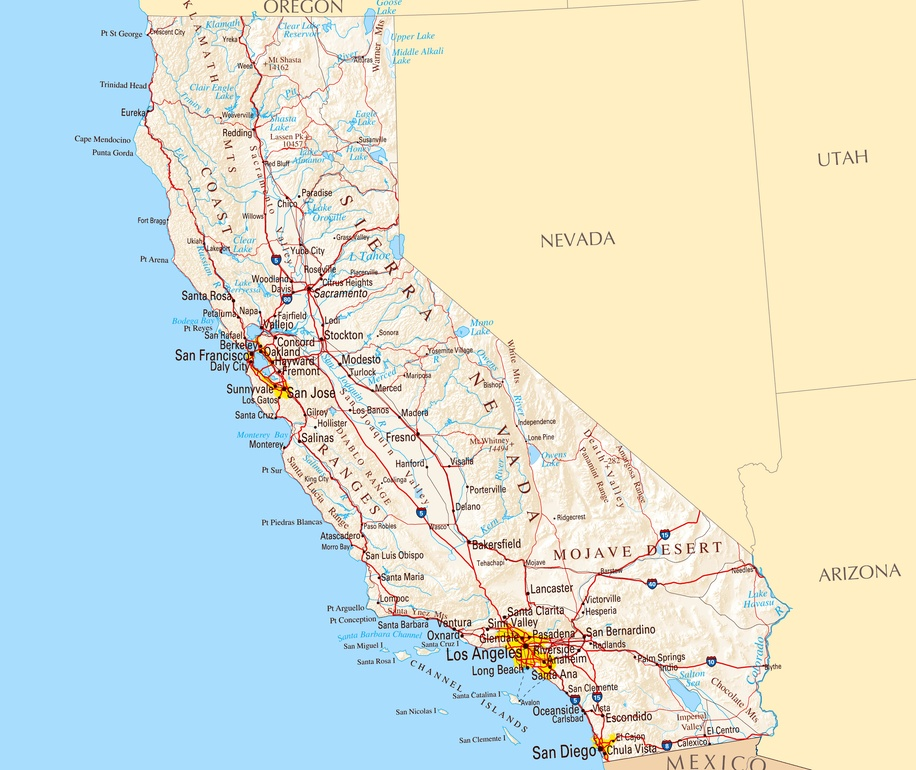
#> input picture images/freeway_map_california.jpg, 916 x 770 px, shrunk from 2457 x 2064 before the run, found by its file name
$ jupyter execute image_processing.ipynb
#> lines starting #> are read from the running program, lines starting #| are printed output that depends on the picture; after the words box and inside, x2 and y2 are one past the last pixel; in counts of white or black regions, pixels touching at a corner belong together
[cell 1]
import cv2
import numpy as np
import json

[cell 2]
def find_highlighted_pixels(image_path, threshold=200):
    # Load the image
#> called with threshold = 200
    image = cv2.imread(image_path)
#> image is the input picture: shape (770, 916, 3); mean B, G, R 213.5, 224.4, 217.3

    # Convert the image to grayscale
    grayscale_image = cv2.cvtColor(image, cv2.COLOR_BGR2GRAY)
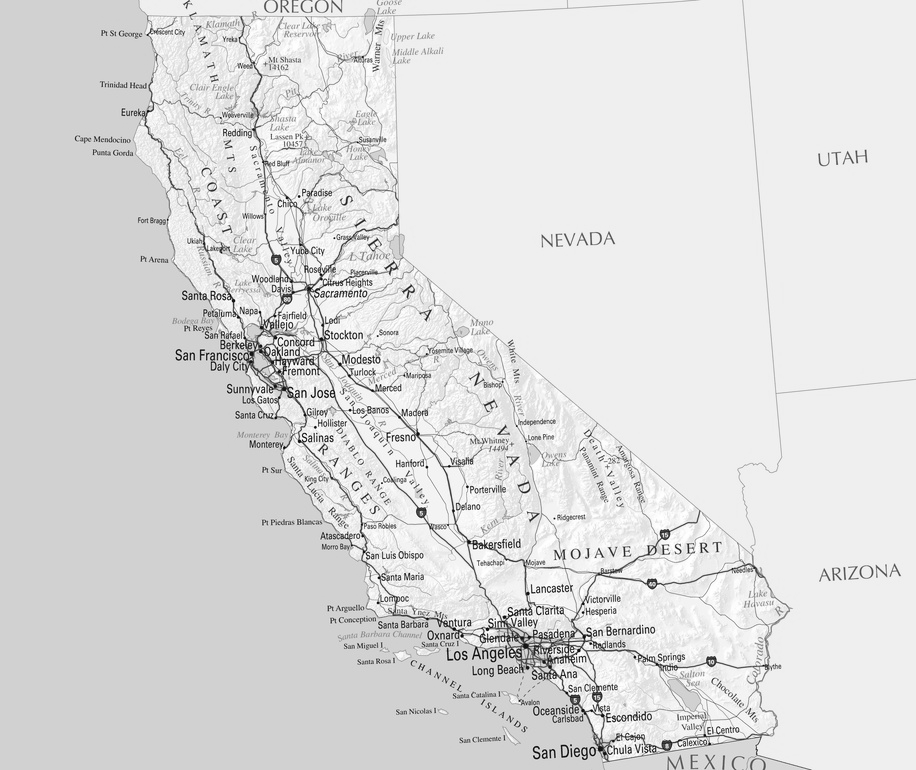
#> grayscale_image: shape (770, 916); min 5, max 255, mean 221.1

    # Apply thresholding to identify the highlighted areas
    _, binary_image = cv2.threshold(grayscale_image, threshold, 255, cv2.THRESH_BINARY)
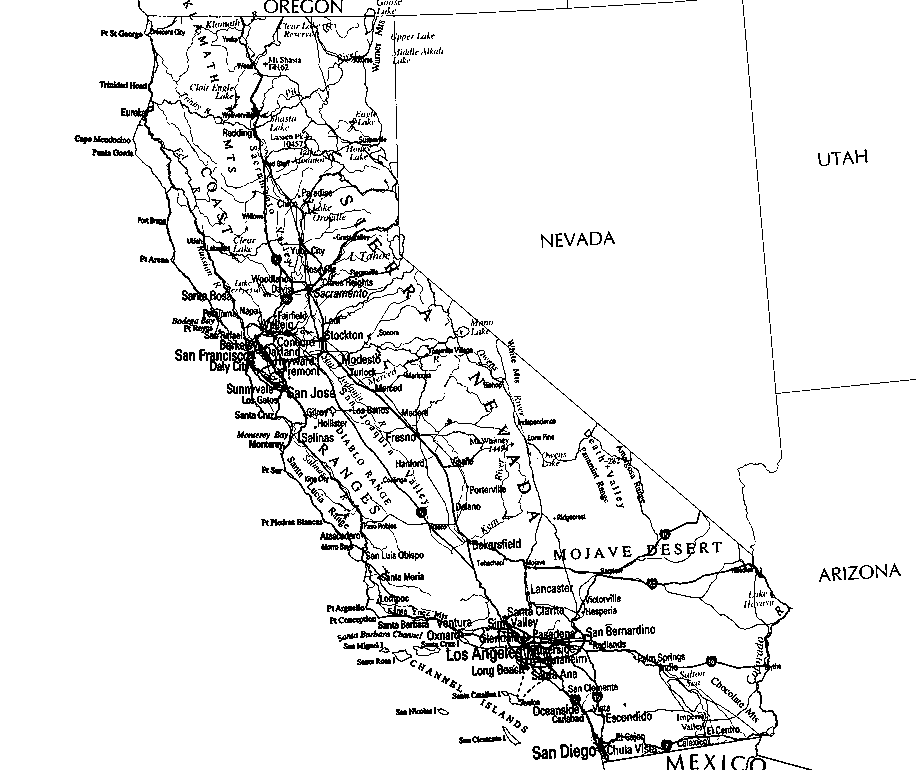
#> binary_image: shape (770, 916); 92% white; black in thin lines or dots

    # Find contours in the binary image
    contours, _ = cv2.findContours(binary_image, cv2.RETR_EXTERNAL, cv2.CHAIN_APPROX_SIMPLE)
#> contours = 700 contours, 645 with area under 20; largest, box (x1, y1, x2, y2) and area: (0, 0, 916, 770) 619390, (300, 410, 501, 636) 13912, (345, 409, 455, 524) 4969, (297, 174, 398, 270) 4602, (283, 424, 366, 548) 2983

    # Extract pixel coordinates from contours
    highlighted_pixels = []
    for contour in contours:
        for point in contour:
            highlighted_pixels.append(tuple(point[0]))
#> this loop made 700 passes
#> contour on passes 1, 7, 8: [[694, 769], [696, 769]], [[603, 757]], [[606, 756], [606, 757]]
#> after the loop, highlighted_pixels = 12802 pairs, first value 0 to 915, second value 0 to 769

    return highlighted_pixels

def save_pixels_to_json(pixel_coordinates, json_file_path):

    pixel_coordinates = [tuple(map(int, coord)) for coord in pixel_coordinates]
    data = {"highlighted_pixels": pixel_coordinates}
    with open(json_file_path, 'w') as json_file:
        json.dump(data, json_file, indent=2)

[cell 3]
image_path = "/content/drive/MyDrive/noise_rating_modelling/freeway_map_california.jpg"
pixels = find_highlighted_pixels(image_path=image_path)
#> pixels has the same summary as highlighted_pixels in find_highlighted_pixels
save_pixels_to_json(pixels, "/content/drive/MyDrive/noise_rating_modelling/highway.json")
#> in save_pixels_to_json, `pixel_coordinates = [tuple(map(int, coord)) for coord in pixel_coordin..`: pixel_coordinates has the same summary as highlighted_pixels in find_highlighted_pixels

[cell 4]
import json

def create_binary_matrix(json_file_path, output_json_file_path):
    # Load existing JSON data
    with open(json_file_path, 'r') as json_file:
        data = json.load(json_file)

    # Extract highlighted pixel coordinates
    highlighted_pixels = data.get("highlighted_pixels", [])

    # Find the dimensions of the matrix
    max_row = max(coord[0] for coord in highlighted_pixels)
    max_col = max(coord[1] for coord in highlighted_pixels)

    # Initialize a matrix with zeros
    binary_matrix = [[0] * (max_col + 1) for _ in range(max_row + 1)]

    # Set the corresponding elements to 1
    for coord in highlighted_pixels:
        binary_matrix[coord[0]][coord[1]] = 1

    # Create a new JSON file with the binary matrix
    new_data = {"binary_matrix": binary_matrix}
    with open(output_json_file_path, 'w') as output_json_file:
        json.dump(new_data, output_json_file, indent=2)


# Example usage
input_json_path = "/content/drive/MyDrive/noise_rating_modelling/highway.json"
output_json_path = "/content/drive/MyDrive/noise_rating_modelling/highway_binary.json"
create_binary_matrix(input_json_path, output_json_path)
